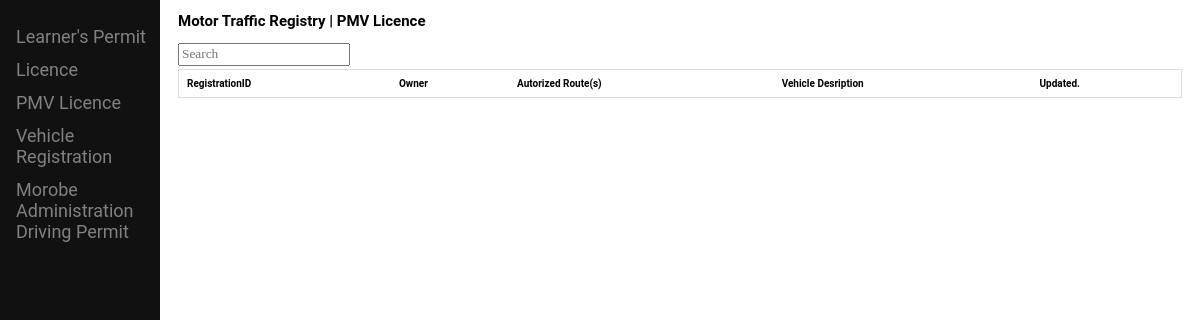
/pmvl/, run on an earlier commit of the app's database.
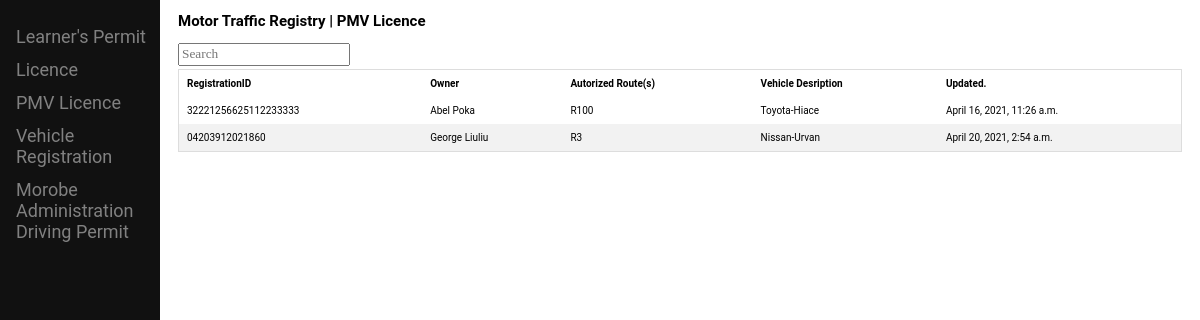
And on a later commit of the database.
### pmvl/models.py (models this page shows)
class PmvLicence(models.Model):
    db_id = models.CharField(max_length=20, default=generate_db_id)
    pmv_licence_id = models.CharField(max_length=20, default=generate_id)
    owner = models.CharField(max_length=255)
    occupation = models.CharField(max_length=20)
    place_of_birth = models.CharField(max_length=255)
    province = models.CharField(max_length=50)
    district = models.CharField(max_length=50)
    postal_address = models.CharField(max_length=255)
    residential = models.CharField(max_length=255)
    make = models.CharField(max_length=50)
    model = models.CharField(max_length=50)
    type = models.CharField(max_length=50)
    year = models.CharField(max_length=10)
    mileage = models.DecimalField(max_digits=10, decimal_places=0)
    maximum_passenger = models.DecimalField(max_digits=4, decimal_places=0)
    authorized_route = models.CharField(max_length=20,
                                        choices=[('R1', 'Route 1'), ('R2', 'Route 2'), ('R3', 'Route 3'), ('R100', 'Route 100')])
    other_routes = models.CharField(max_length=20,
                                    choices=[('17A', 'Market-Town-Malahang'), ('11C', 'Market-Town-Taraka'), ('14B', 'Town-Eriku-4 Mile')])
    date_updated = models.DateTimeField(auto_now=True)
    officer = models.CharField(max_length=20)
    def __str__(self):
        return self.db_id

### pmvl/views.py (the view)
# urls.py: path('', views.index),
def index(request):
    pmvl = PmvLicence.objects.all()
    print(pmvl)
    return render(request, 'pmvl/index.html', {'pmvl': pmvl})

### pmvl/templates/pmvl/index.html (shortened to what this page needs)
{%extends 'base/base.html'%}
{% block content %}
<body>
<section class="container">
  <h2>Motor Traffic Registry | PMV Licence</h2>
  <input type="search" class="light-table-filter" data-table="order-table" placeholder="Search" style="padding-bottom: 2px;font-family: 'verdana';margin-bottom: 3px;">
  <table class="order-table table">
    <thead>
      <tr>
        <th>RegistrationID</th>
        <th>Owner</th>
        <th>Autorized Route(s)</th>
        <th>Vehicle Desription</th>
        <th>Updated.</th>
      </tr>
    </thead>
    <tbody>
      {% for pmv_l in pmvl%}
      <tr>
        <td>{{pmv_l.pmv_licence_id}}</td>
        <td>{{pmv_l.owner}}</td>
        <td>{{pmv_l.authorized_route}}</td>
        <td>{{pmv_l.make}}-{{pmv_l.model}}</td>
        <td>{{pmv_l.date_updated}}</td>
      </tr>
      {% endfor %}
    </tbody>
  </table>
</section>
</div>
{% endblock %}

### base/templates/base/base.html (shortened to what this page needs)
<!DOCTYPE html>
<html>
<head>
<link rel="stylesheet" type="text/css" href="http://localhost:5180/base/src/style/css/">
</head>
  <body>
    <div class="sidenav">
      <a href="../dlearn/">Learner's Permit</a>
      <a href="../pl/">Licence</a>
      <a href="../pmvl/">PMV Licence</a>
      <a href="../vr/">Vehicle Registration</a>
      <a href="../madp/">Morobe Administration Driving Permit</a>
    </div>
    <div class="main">
      {%block content %}{% endblock %}
  </body>
</html>

### base/templates/base/base.html (style rules this page uses)
body { font-family: "Lato", sans-serif, "Roboto", "Dejavu sans"; }
.sidenav { height: 100%; width: 160px; position: fixed; z-index: 1; top: 0; left: 0; background-color: #111; overflow-x: hidden; padding-top: 20px; }
.sidenav a { padding: 6px 8px 6px 16px; text-decoration: none; font-size: 18px; color: #818181; display: block; }
.main { margin-left: 160px; font-size: 10px; padding: 0px 10px; }

### pmvl/templates/pmvl/index.html (style rules this page uses)
body { font-size: 10px; font-family: 'Roboto', sans serif, Dejavu Sans; }
table { border-collapse: collapse; border-spacing: 0; width: 100%; border: 1px solid #ddd; }
th, td { text-align: left; padding: 8px; }
tr:nth-child(even) { background-color: #f2f2f2 }

What changed in the data, as far as the page shows it:
added PmvLicence: pmv_licence_id "32221256625112233333", owner "Abel Poka", authorized_route "R100", make "Toyota", model "Hiace", date_updated "April 16, 2021, 11:26 a.m."
added PmvLicence: pmv_licence_id "04203912021860", owner "George Liuliu", authorized_route "R3", make "Nissan", model "Urvan", date_updated "April 20, 2021, 2:54 a.m."
